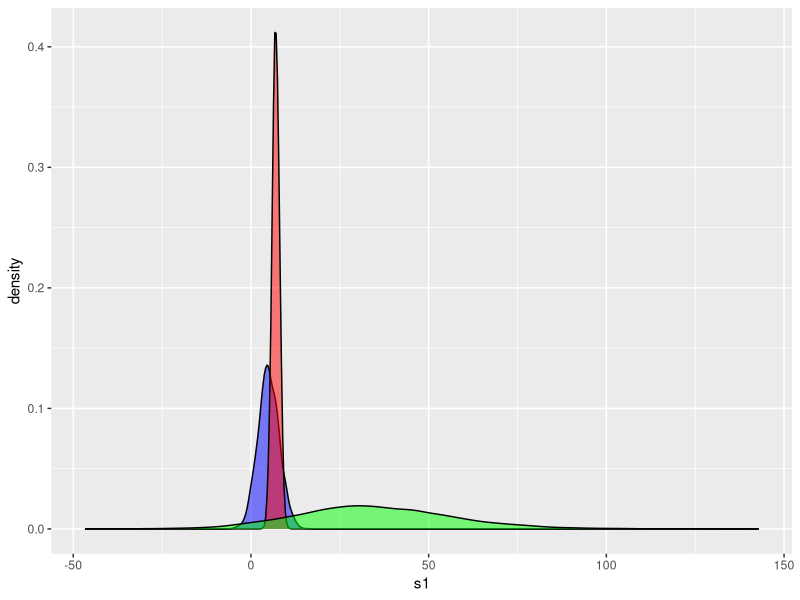
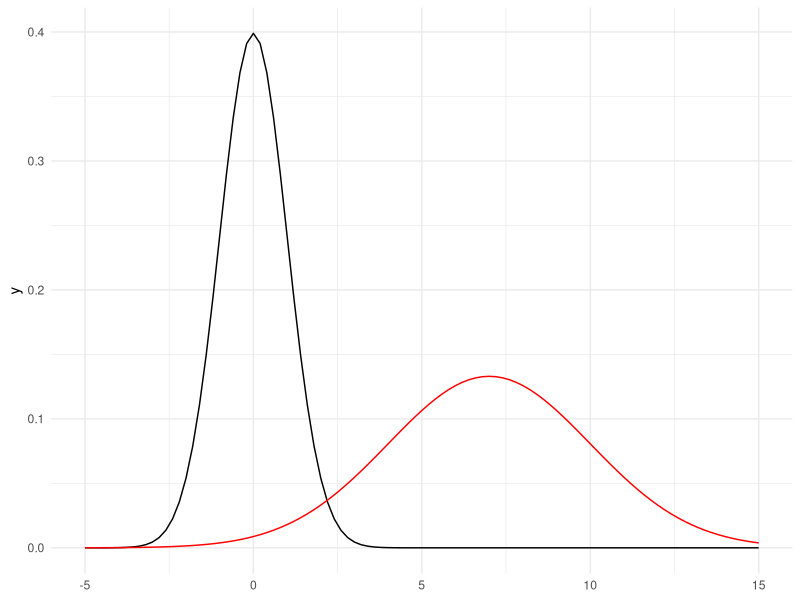
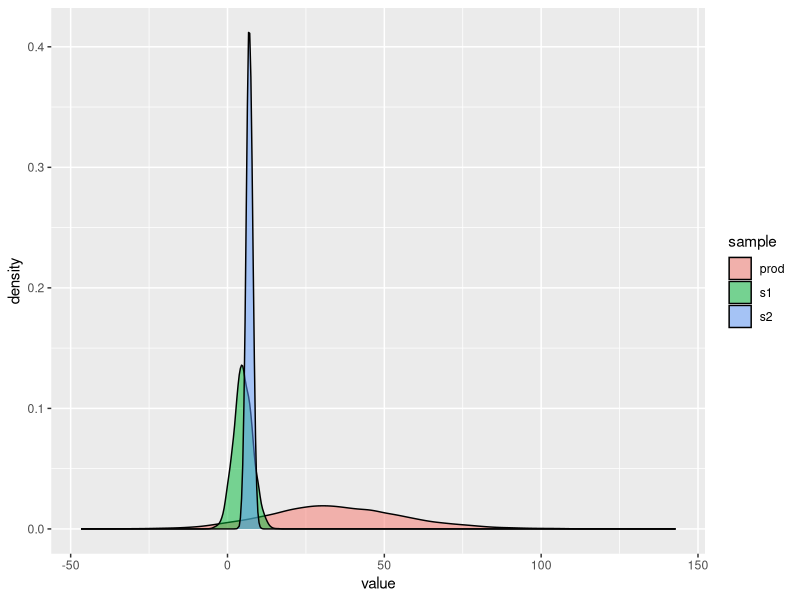

Here is the R script that generated these plots, in order:

# 1. Data Transformation --------------------------------------------------

# 1.1 Tibble --------------------------------------------------------------

library(ggplot2)
library(dplyr)
setwd("/home/ajo/gitRepos/bayesian/pract0")
df <- read.csv2("companies.csv")
df

df <- as_tibble(df)
df



# 1.2 dplyr verbs ---------------------------------------------------------

# 1.2.1 filter()
filter(df, City == "Barcelona")

filter(df, City == "Barcelona", Revenue > 3000)


# 1.2.2 arrange()
arrange(df, Revenue)

arrange(df, desc(Revenue))


# 1.2.3 select()
select(df, Company, City)

select(df, Company:Activity)

select(df, -c(Company, City))

select(df, starts_with("C"))

select(df, ends_with("y"))

select(df, contains("it"))


# 1.2.4 mutate()
mutate(df, 
  Rev_per_month = Revenue / 12, 
  Rev_per_week = Rev_per_month / 4)

transmute(df, Rev_per_month = Revenue / 12)


# 1.2.5 summarise()
summarise(df, n = n(), 
  Rev_total = sum(Revenue), 
  Rev_mean = mean(Revenue), 
  Tot_act = n_distinct(Activity))



# 1.3 %>% operator --------------------------------------------------------

df %>% 
	summarise(n = n(), 
	  Rev_total = sum(Revenue), 
	  Rev_mean = mean(Revenue), 
	  Tot_act = n_distinct(Activity))


# 1.3.1 group_by()
df %>% 
	group_by(City) %>% 
	summarise(n = n(), 
	  Rev_total = sum(Revenue), 
	  Rev_mean = mean(Revenue), 
	  Tot_act = n_distinct(Activity))


#' Exercise: 
#' How many companies are there in each city with a revenue> 3000 and how many with a revenue <3000?



# 2. Exercises ------------------------------------------------------------

# Tools for Bayesian Analysis - Exercises

# Exercise 1.1
set.seed(2020)
s1 <- rnorm(10000, mean = 5, sd = 3)
s2 <- rnorm(10000, mean = 7, sd = 1)
df <- tibble("s1" = s1, "s2" = s2) %>% mutate("prod" = s1*s2)

ggplot(df) +
  geom_density(aes(s1), fill = "blue", alpha = 0.5) +
  geom_density(aes(s2), fill = "red", alpha = 0.5) +
  geom_density(aes(prod), fill = "green", alpha = 0.5)

# Exercise 1.2
ggplot() +
  xlim(-5, 15) + 
  stat_function(fun = dnorm, aes(colour = "normal"), geom = "line",  color = "black") +
  stat_function(fun = dnorm, geom = "line",  args = list(mean = 7, sd = 3), color = "red") +
  theme_minimal()

# 3. tidyr package --------------------------------------------------------

kids <- tibble(
  room = c("P3", "P3", "P4", "P4", "P5", "P5"), 
  gender = c("boys", "girls", "boys", "girls", "boys", "girls"),
  amount = c(10, 15, 12, 13, 18, 7)
)
kids


# 3.1 spread()
library(tidyr)

kids_wide <- kids %>% 
  spread(key = gender, value = amount)

kids_wide


# 3.2 gather()
kids_long <- kids_wide %>% 
  gather(key = gender, value = amount, -room)

kids_long


#' Exercise 1 (revisited)
df2 <- df %>% 
  gather(key = sample, value = value)

ggplot(df2) +
  geom_density(aes(value, fill = sample), alpha = 0.5) 
